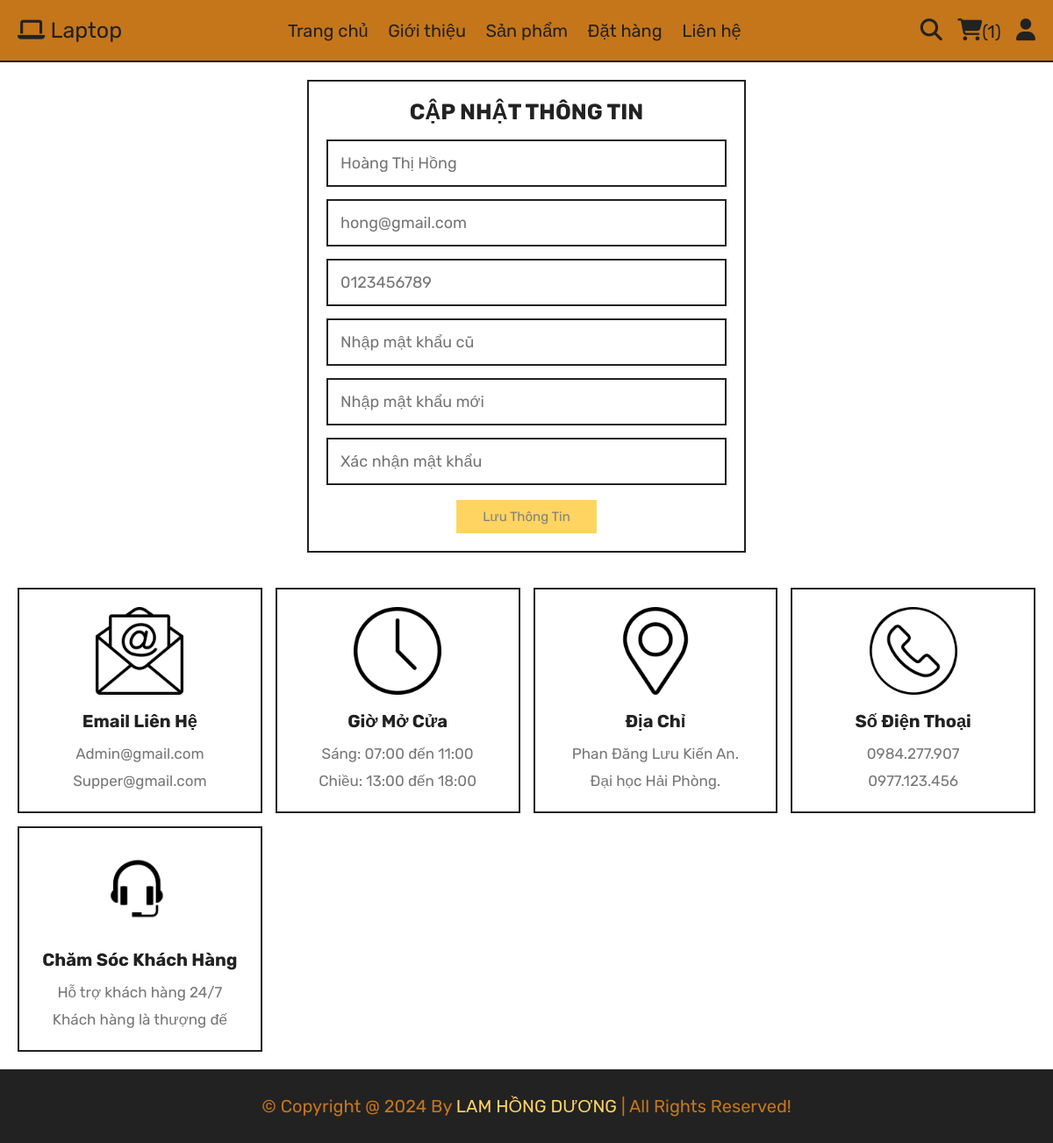
The app's page /update_profile.php (signed in) with its own data.
### tables this page shows
CREATE TABLE `users` (
  `id` int(100) NOT NULL,
  `name` varchar(20) NOT NULL,
  `email` varchar(50) NOT NULL,
  `number` varchar(10) NOT NULL,
  `password` varchar(50) NOT NULL,
  `address` varchar(500) NOT NULL
);

### update_profile.php (the view, shortened to what this page needs)
<?php
include 'components/connect.php';
?>
<!DOCTYPE html>
<html lang="en">
<head>
   <link rel="stylesheet" href="https://cdnjs.cloudflare.com/ajax/libs/font-awesome/6.1.1/css/all.min.css">
   <link rel="stylesheet" href="css/style.css">
</head>
<body>
   <?php include 'components/user_header.php'; ?>
   <section class="form-container update-form">
      <form action="" method="post">
         <h3>Cập nhật thông tin</h3>
         <input type="text" name="name" placeholder="<?= $fetch_profile['name']; ?>" class="box" maxlength="50">
         <input type="email" name="email" placeholder="<?= $fetch_profile['email']; ?>" class="box" maxlength="50" oninput="this.value = this.value.replace(/\s/g, '')">
         <input type="number" name="number" placeholder="<?= $fetch_profile['number']; ?>"" class=" box" min="0" max="9999999999" maxlength="10">
         <input type="password" name="old_pass" placeholder="Nhập mật khẩu cũ" class="box" maxlength="50" oninput="this.value = this.value.replace(/\s/g, '')">
         <input type="password" name="new_pass" placeholder="Nhập mật khẩu mới" class="box" maxlength="50" oninput="this.value = this.value.replace(/\s/g, '')">
         <input type="password" name="confirm_pass" placeholder="Xác nhận mật khẩu" class="box" maxlength="50" oninput="this.value = this.value.replace(/\s/g, '')">
         <input type="submit" value="Lưu thông tin" name="submit" class="btn">
      </form>
   </section>
   <?php include 'components/footer.php'; ?>
</body>
</html>

### css/style.css (style rules this page uses)
:root { --pink: #FFD460; --red: #e74c3c; --white: #c5761b; --black: #222; --light-color: #777; --border: .2rem solid var(--black); }
* { font-family: 'Rubik', sans-serif; margin: 0; padding: 0; box-sizing: border-box; outline: none; border: none; text-decoration: none; }
html { font-size: 62.5%; overflow-x: hidden; scroll-behavior: smooth; stop-opacity: 7rem; }
section { margin: 0 auto; max-width: 1200px; padding: 2rem; }
.btn, .delete-btn { margin-top: 1rem; display: inline-block; font-size: 15px; padding: 1rem 3rem; cursor: pointer; text-transform: capitalize; transition: .2s linear; }
.btn { background-color: var(--pink); color: gray; }
.form-container form { border: var(--border); margin: 0 auto; max-width: 50rem; padding: 2rem; text-align: center; }
.form-container form h3 { font-size: 2.5rem; color: var(--black); text-transform: uppercase; margin-bottom: 1rem; }
.form-container form .box { margin: .7rem 0; width: 100%; border: var(--border); padding: 1.4rem; font-size: 1.8rem; color: var(--black); }

### records on screen
users: name "Hoàng Thị Hồng", email "hong@gmail.com", number "0123456789"

### other values on screen
$total_cart_items "1"
